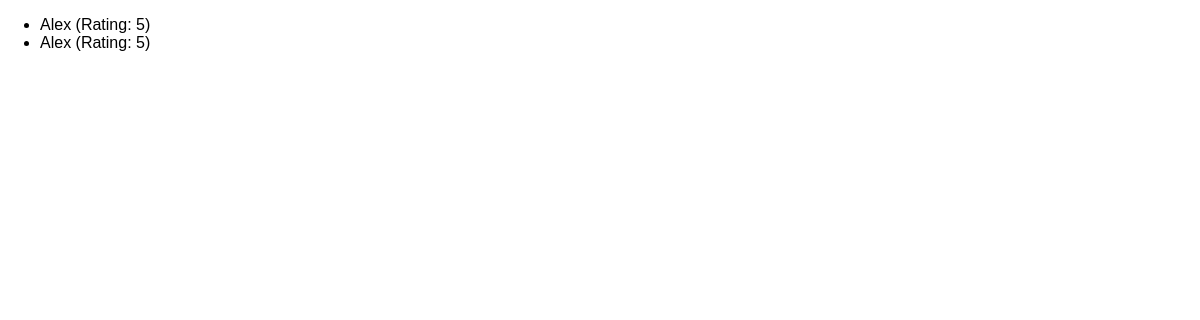
Page /reviews on the earlier database version.
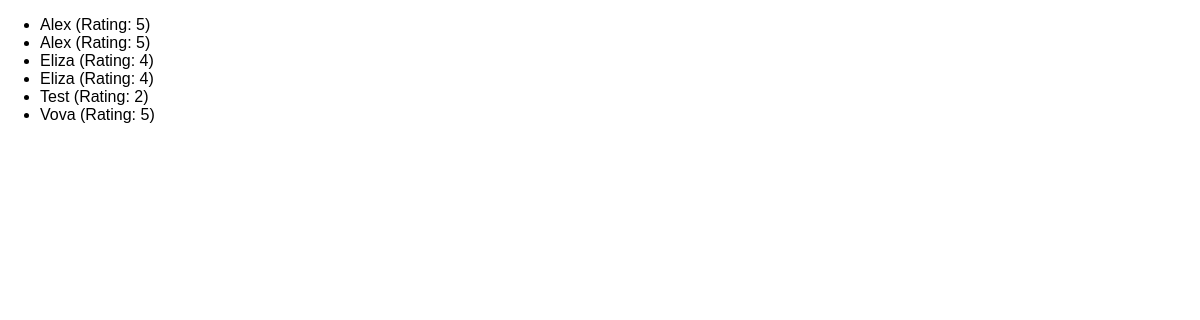
Same page on the later database version.
### reviews/models.py (models this page shows)
class Review(models.Model):
    user_name = models.CharField(max_length=100)
    review_text = models.TextField()
    rating = models.IntegerField()

### reviews/views.py (the view)
# urls.py: path("reviews", views.ReviewsListView.as_view()),
class ReviewsListView(ListView):
    template_name = "reviews/review_list.html"
    model = Review
    context_object_name = "reviews"

### reviews/templates/reviews/review_list.html (shortened to what this page needs)
{% extends "reviews/base.html" %}
{% block content %}
  <ul>
    {% for review in reviews %}
      <li>{{ review.user_name }} (Rating: {{ review.rating }})</li>
    {% endfor %}
  </ul>
{% endblock %}

### reviews/templates/reviews/base.html (shortened to what this page needs)
{% load static %}
<!DOCTYPE html>
<html lang="en">
<head>
    <link rel="stylesheet" href={% static "reviews/styles.css"%}>
</head>
<body>
    {% block content %}
    {% endblock %}
</body>
</html>

### reviews/static/reviews/styles.css (style rules this page uses)
body { font-family: sans-serif; margin: 0; }

Differences in the rows shown:
added Review: user_name "Eliza", rating "4"
added Review: user_name "Eliza", rating "4"
added Review: user_name "Test", rating "2"
added Review: user_name "Vova", rating "5"
